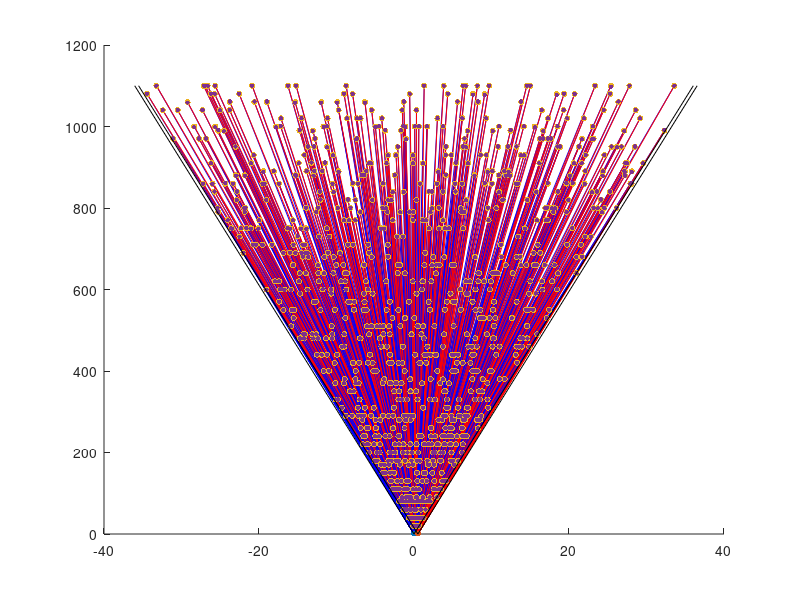
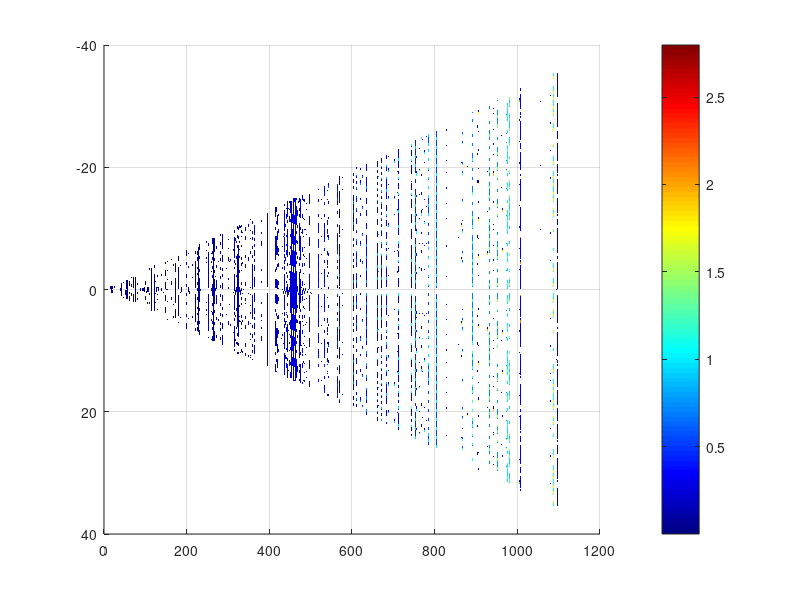

Recreate these plots in MATLAB, in order.
format long g
format compact
clc
close all
clearvars

% get the location of the script file to save figures
full_path = mfilename('fullpath');
[startpath,  filename, ext] = fileparts(full_path);
plot_num = 1;

commandwindow;

%% setup a bunch of the parameters to describe the problem

% focal length (m)
f = 1.45;

% camera baseline (distance between cameras) (m)
b = 0.5;

% lens aperature (m)
a = 0.095;

% pixel size
px_size = (3.45e-6)/2;

% max angle for each lens
max_a = atan2(a/2, f);

% number of measurements to try
num = 1000;

% min and max distances
z_min = (b/2)/tan(max_a);       % intersection point of the limiting rays for the lenses
z_max = 1100;

% distance from camera to object (m)
z = floor(((z_max-z_min)/60*randi([1 60], num, 1) + z_min)/10)*10;

% location of point on x-axis (m)
% r = a + (b-a).*rand(N,1).
x = zeros(num, 1);
for idx=1:num
    x(idx) = (z(idx) * tan(-max_a) + b) + ((z(idx)*tan(max_a)) - (z(idx)*tan(-max_a) + b))*(rand(1));
end

%%

% calculate angles
theta_l = atan2(x, z+1e-6);
theta_r = atan2(x-b, z+1e-6);

% calculate the disparity parts
x_l = f*tan(theta_l);
x_l = ceil(x_l/px_size) * px_size;

x_r = f * tan(theta_r);
x_r = ceil(x_r/px_size) * px_size;

%% calculate the disparity

d = x_l - x_r;

Z = f * b ./ d;

%%
figure

hold on

plot([-a/2,a/2], [f,f], 'k')
plot([b-a/2, b+a/2], [f,f], 'k')

for idx=1:numel(z)
    plot([0, x(idx)], [0, z(idx)], 'b')
    plot([b, x(idx)], [0, z(idx)], 'r')
end

scatter(x_l, f*ones(numel(x_l),1), 15, 'ob', 'filled');

scatter(x_r + b, f*ones(numel(x_r),1), 15, 'or', 'filled');

scatter(x, z, 20, 'ok', 'filled');

scatter(x, Z, 10, 'og', 'filled');

plot([0, -z_max*tan(max_a)], [0, z_max], 'k')
plot([0, z_max*tan(max_a)], [0, z_max], 'k')

plot([b, b-z_max*tan(max_a)], [0, z_max], 'k')
plot([b, b+z_max*tan(max_a)], [0, z_max], 'k')

%% create an error map with 1 meter increments in x and 5 meter increments in z

x_range = floor(z_max*tan(-max_a) + b):0.5:ceil(z_max*tan(max_a));
z_range = z_min:0.5:z_max;

[x_g, z_g] = meshgrid(x_range, z_range);

for idx=1:numel(z_range)
    x_map = (x_g(idx,:) >= (z_range(idx)*tan(-max_a))) & (x_g(idx,:) <= (z_range(idx)*tan(max_a)));
    
    x_g(idx, ~x_map) = NaN;
    z_g(idx, ~x_map) = NaN;
    bp = 1;
end

% calculate angles
theta_lg = atan2(x_g, z_g);
theta_rg = atan2(x_g-b, z_g);

% calculate the disparity parts
x_l = f*tan(theta_lg);
x_lq = ceil(x_l/px_size) * px_size;

x_r = f * tan(theta_rg);
x_rq = ceil(x_r/px_size) * px_size;

% calculate the quantized distance
d_q = x_lq - x_rq;
Z_q = f * b ./ d_q;

% calculate the error (L1)
Z_err = abs(z_g - Z_q);

figure;
surf(x_range, z_range, Z_err)
shading flat
colormap(jet(100));
colorbar;
view(90,90);
